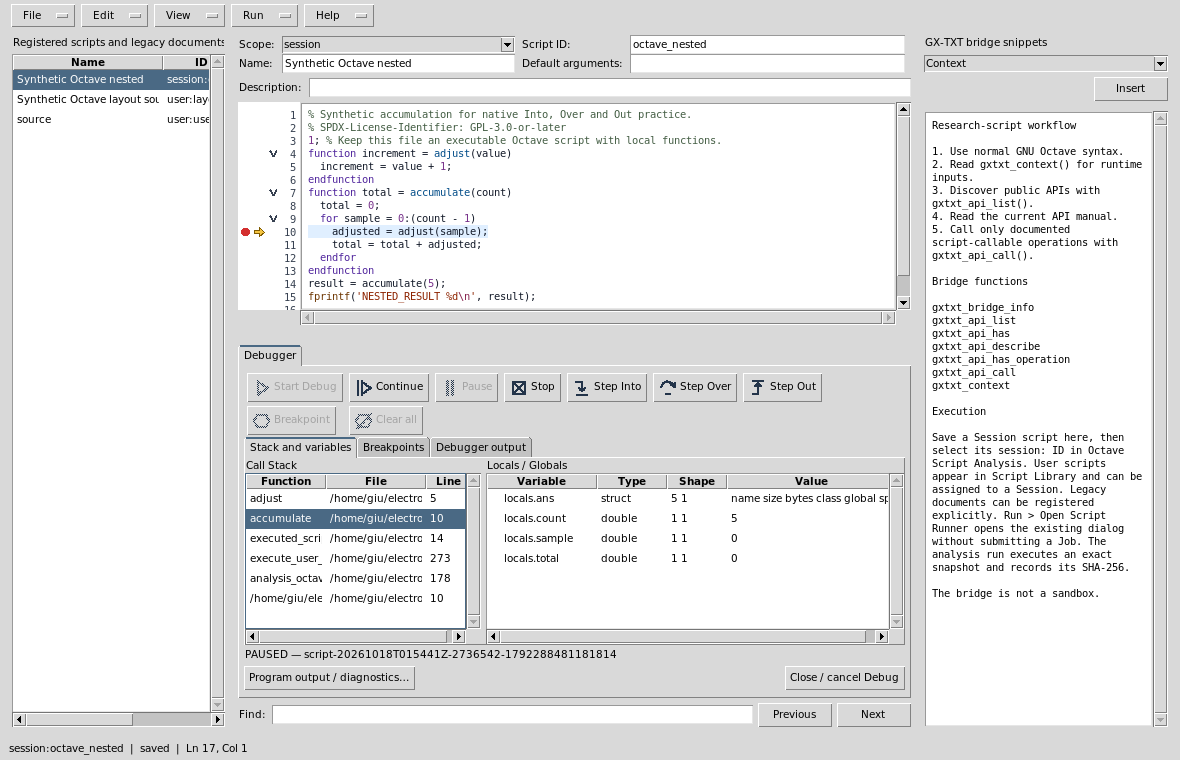
#> input picture plugins/modules/analysis.octave_script/images/caller-frame.png, 1180 x 760 px
$ python -i auto_enhancement.py   (imports and definitions only)
#> lines starting #> are read from the running program, lines starting #| are printed output that depends on the picture
#> further down, picture is the input picture: PIL image 1180x760 RGB; mean R, G, B 229.6, 229.9, 230.3
### plugins/modules/viewer.curve_digitizer/python/image_processing.py
"""Geometry-preserving ImageMagick processing for the GX-TXT Curve Digitalizer.

Original canonical image bytes, pixel coordinates, and geometric calibration are
never modified. Only allowlisted photometric operations can reach ImageMagick.
"""
# SPDX-License-Identifier: GPL-3.0-or-later
from __future__ import annotations
import hashlib
import io
import json
import math
import os
import re
import subprocess
from PIL import Image, UnidentifiedImageError

MAX_PIXELS = 90_000_000
MAX_OUTPUT_BYTES = 256 * 1024 * 1024
MAX_OPERATIONS = 30
OPERATION_KINDS = (
    "grayscale", "channel", "gamma", "brightness_contrast", "auto_level",
    "contrast_stretch", "clahe", "threshold", "median", "negate", "sharpen",
)
DEFAULT_PARAMETERS = {
    "grayscale": "", "channel": "Red", "gamma": "1.0", "brightness_contrast": "0,20",
    "auto_level": "", "contrast_stretch": "1", "clahe": "8x8+128+3",
    "threshold": "50", "median": "1", "negate": "", "sharpen": "0x1",
}

class ProcessingError(ValueError):
    pass


def _number(raw, label, minimum, maximum):
    try:
        value = float(str(raw))
    except (TypeError, ValueError):
        raise ProcessingError(f"{label} requires a numeric value.") from None
    if not math.isfinite(value) or not minimum <= value <= maximum:
        raise ProcessingError(f"{label} must be between {minimum} and {maximum}.")
    return format(value, ".12g")


def normalize_operations(operations):
    if not isinstance(operations, list) or len(operations) > MAX_OPERATIONS:
        raise ProcessingError(f"At most {MAX_OPERATIONS} processing steps are supported.")
    out = []
    for op in operations:
        if not isinstance(op, dict) or set(op) != {"kind", "value"}:
            raise ProcessingError("Each processing step requires kind and value only.")
        kind, value = op["kind"], str(op["value"]).strip()
        if kind not in OPERATION_KINDS:
            raise ProcessingError(f"Unsupported processing operation: {kind}")
        if kind in {"grayscale", "auto_level", "negate"}:
            if value:
                raise ProcessingError(f"{kind} does not accept parameters.")
        elif kind == "channel":
            if value not in {"Red", "Green", "Blue", "Luminance"}:
                raise ProcessingError("Channel must be Red, Green, Blue or Luminance.")
        elif kind == "gamma":
            value = _number(value, "Gamma", 0.05, 10)
        elif kind == "brightness_contrast":
            parts = value.split(",")
            if len(parts) != 2:
                raise ProcessingError("Brightness/contrast requires brightness,contrast.")
            value = ",".join(_number(part, "Brightness/contrast", -100, 100) for part in parts)
        elif kind == "contrast_stretch":
            value = _number(value, "Contrast stretch percentage", 0, 20)
        elif kind == "threshold":
            value = _number(value, "Threshold percentage", 0, 100)
        elif kind == "median":
            value = _number(value, "Median radius", 1, 10)
        elif kind == "clahe":
            if not re.fullmatch(r"(?:[248]|16|32)x(?:[248]|16|32)\+(?:64|128|256)\+(?:1|2|3|4|5)", value):
                raise ProcessingError("CLAHE requires WxH+bins+clip, e.g. 8x8+128+3.")
        elif kind == "sharpen":
            if not re.fullmatch(r"0x(?:0\.[1-9]|[1-4](?:\.[0-9])?)", value):
                raise ProcessingError("Sharpen requires 0xSigma in the allowed range 0.1–4.9.")
        out.append({"kind": kind, "value": value})
    return out


# [87 lines left out: functions command_arguments, image_fingerprint, apply_processing, metadata, not called in this run]

### plugins/modules/viewer.curve_digitizer/python/auto_enhancement.py
# SPDX-License-Identifier: GPL-3.0-or-later
"""Conservative data-only ImageMagick filter recommendation for raster tracing.

The score is a heuristic for visible features, NOT metrological fidelity or a
scientific quality score. It never modifies the image or publishes a Dataset.
All returned operations are validated by image_processing.normalize_operations.
"""
from __future__ import annotations
import numpy as np
from PIL import Image, ImageFilter, ImageEnhance, ImageOps
from image_processing import normalize_operations


def _sample(image):
    out=image.convert('RGB')
    out.thumbnail((640,640),Image.Resampling.LANCZOS)
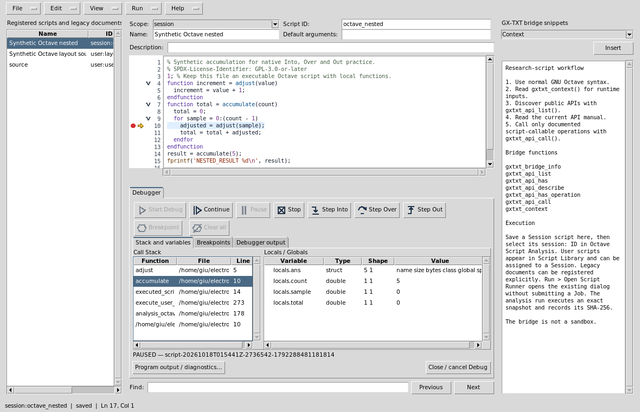
#> out: PIL image 640x412 RGB; mean R, G, B 229.1, 229.5, 229.9
    return out


def _score(image):
    gray=np.asarray(image.convert('L'),dtype=np.float32)/255.
    h,w=gray.shape
    dy=np.abs(np.diff(gray,axis=0));dx=np.abs(np.diff(gray,axis=1))
    strength=np.concatenate((dy.ravel(),dx.ravel()))
    p=np.percentile(strength,[45,85,97])
    # Reward coherent mid-strength edges while suppressing noise and saturation.
    contrast=np.percentile(gray,95)-np.percentile(gray,5)
    saturated=float(((gray<.015)|(gray>.985)).mean())
    high_frequency=max(0,float(p[2]-p[1]))
    return float(1.3*p[1]+.6*contrast-.7*high_frequency-.16*saturated)


def recommend(image, *, preserve_color=True):
    """Return a validated, non-destructive suggestion plus its rationale.

    The candidates intentionally avoid threshold, heavy denoising, inversion,
    cropping, resampling, sharpening above 1 sigma and geometric changes.
    """
    source=_sample(image)
    arr=np.asarray(source,dtype=np.float32)
    channel_spread=float(np.mean(np.std(arr,axis=2)))
#> channel_spread = 0.411
    g=source.convert('L')
    values=np.asarray(g,dtype=np.uint8)
    p5,p50,p95=np.percentile(values,[5,50,95])
#> p5 = 164; p50 = 237; p95 = 255
    candidates=[]
    def add(label,ops,preview):
        candidates.append((label,normalize_operations(ops),_score(preview)))
#> in _score, `p=np.percentile(strength,[45,85,97])`: p = [0, 0.0627, 0.29]
#> in _score, `contrast=np.percentile(gray,95)-np.percentile(gray,5)`: contrast = 0.357
#> in _score, `saturated=float(((gray<.015)|(gray>.985)).mean())`: saturated = 0.477
#> in _score, `high_frequency=max(0,float(p[2]-p[1]))`: high_frequency = 0.227
    add('original',[],g)
    if p95-p5<185:
        add('auto levels',[{'kind':'auto_level','value':''}],ImageOps.autocontrast(g,cutoff=0))
    if p50>145:
        add('gentle gamma',[{'kind':'gamma','value':'0.9'}],g.point(lambda x:round(255*(x/255.)**(1/.9))))
    elif p50<95:
        add('gentle gamma',[{'kind':'gamma','value':'1.1'}],g.point(lambda x:round(255*(x/255.)**(1/1.1))))
    # PIL local contrast is only a proxy for ImageMagick CLAHE, never an exact
    # representation of the final processed image. The real pipeline is still
    # executed and previewed by the canonical ImageMagick subprocess.
    equal=ImageOps.equalize(g)
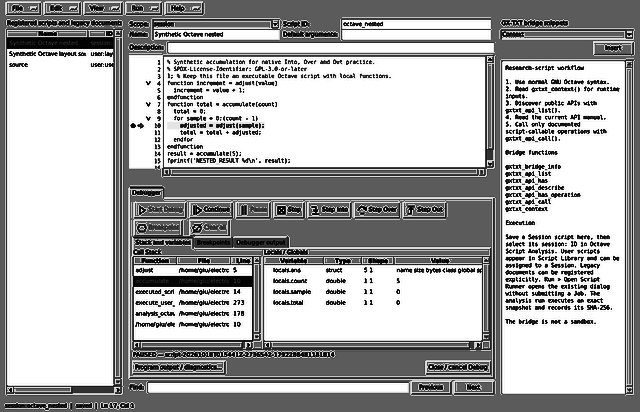
#> equal: PIL image 640x412 L; min 0, max 255, mean 173.9
    blend=Image.blend(g,equal,.33)
    add('local contrast',[{'kind':'clahe','value':'8x8+128+2'}],blend)
#> in _score (call 4), `dx = np.abs(np.diff(gray, axis=1))`:
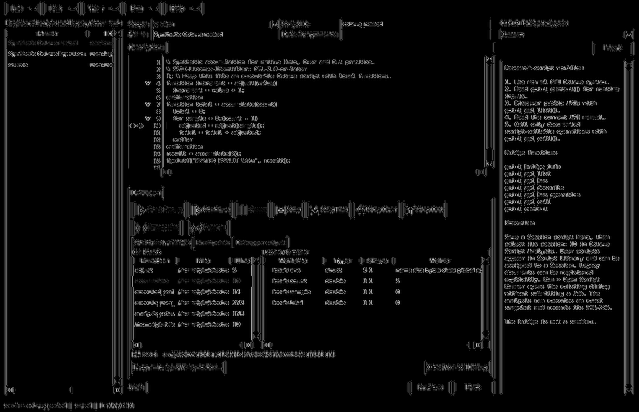
#> dx: shape (412, 639) float32; min 0, max 0.937, mean 0.0461
#> in _score (call 4), `p=np.percentile(strength,[45,85,97])`: p = [0, 0.133, 0.42]
#> in _score (call 4), `contrast=np.percentile(gray,95)-np.percentile(gray,5)`: contrast = 0.541
#> in _score (call 4), `saturated=float(((gray<.015)|(gray>.985)).mean())`: saturated = 0.443
#> in _score (call 4), `high_frequency=max(0,float(p[2]-p[1]))`: high_frequency = 0.286
    add('local contrast + gentle sharpening',[
        {'kind':'clahe','value':'8x8+128+2'}, {'kind':'sharpen','value':'0x0.7'}],
        blend.filter(ImageFilter.UnsharpMask(radius=.7,percent=45,threshold=4)))
    if p95-p5<150:
        stretched=ImageOps.autocontrast(g,cutoff=.7)
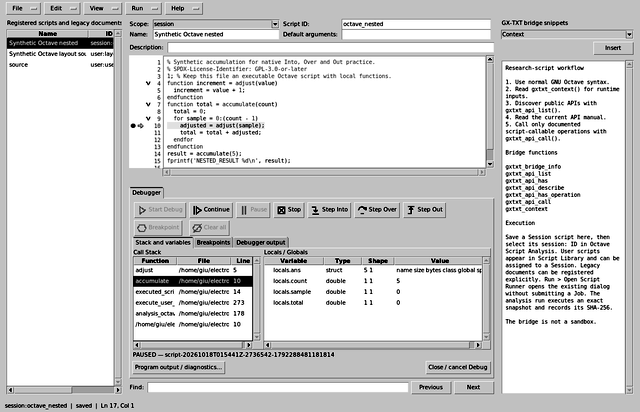
#> stretched: PIL image 640x412 L; min 0, max 255, mean 213
        add('auto levels + local contrast',[
            {'kind':'auto_level','value':''},{'kind':'clahe','value':'8x8+128+2'}],
            Image.blend(stretched,ImageOps.equalize(stretched),.30))
#> in _score (call 6), `gray=np.asarray(image.convert('L'),dtype=np.float32)/255.`:
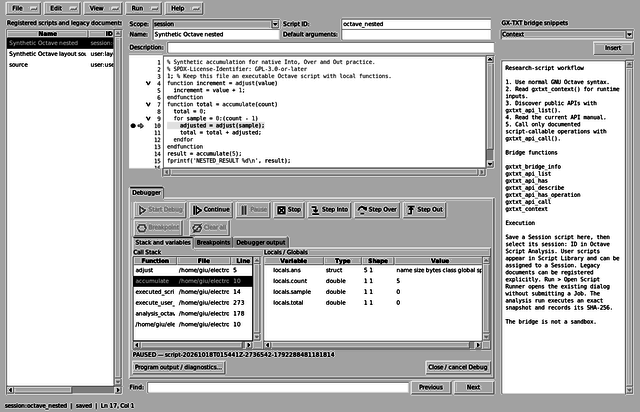
#> gray: shape (412, 640) float32; min 0, max 1, mean 0.788
#> in _score (call 6), `dy = np.abs(np.diff(gray, axis=0))`:
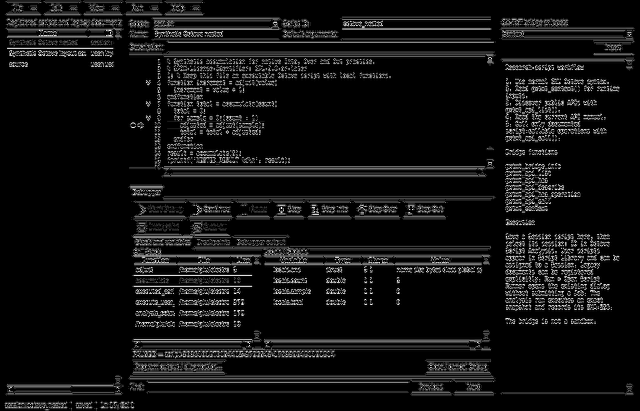
#> dy: shape (411, 640) float32; min 0, max 1, mean 0.0722
#> in _score (call 6), `dx = np.abs(np.diff(gray, axis=1))`:
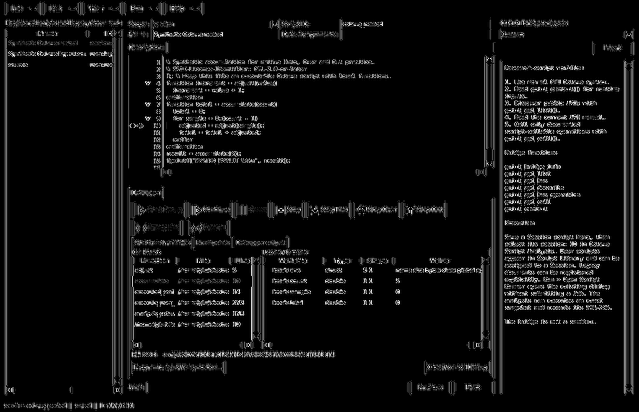
#> dx: shape (412, 639) float32; min 0, max 1, mean 0.0572
#> in _score (call 6), `p=np.percentile(strength,[45,85,97])`: p = [0, 0.161, 0.522]
#> in _score (call 6), `contrast=np.percentile(gray,95)-np.percentile(gray,5)`: contrast = 0.682
#> in _score (call 6), `saturated=float(((gray<.015)|(gray>.985)).mean())`: saturated = 0.453
#> in _score (call 6), `high_frequency=max(0,float(p[2]-p[1]))`: high_frequency = 0.361
    scores=[v[2] for v in candidates]
#> scores = [0.0602, 0.0602, 0.0731, 0.227, 0.247, 0.293]
    best_index=int(np.argmax(scores))
#> best_index = 5
    # Do not recommend pointless changes when improvements are tiny.
    if best_index and scores[best_index]-scores[0]<.012:
        best_index=0
    name,operations,score=candidates[best_index]
#> name = 'auto levels + local contrast'; operations = 2 items; score = 0.293
    if not operations:
        # "Try" should still allow an explicitly visible, gentle candidate
        # if the baseline already has sufficient contrast.
        operations=[{'kind':'sharpen','value':'0x0.5'}]
        name='gentle sharpening (no clear automatic improvement detected)'
    # Multicolour traces need preservation: grayscale is never imposed.
    detail=f'Heuristic: {name}; source contrast p5–p95={p95-p5:.0f}/255, median={p50:.0f}/255; '
    detail+='colour information preserved.' if channel_spread>6 and preserve_color else 'no geometric transformation.'
    return normalize_operations(operations),detail

>>> from PIL import Image
>>> picture = Image.open('../../analysis.octave_script/images/caller-frame.png')
>>> result = recommend(picture)

$ run again, on plugins/modules/analysis.octave_script/images/dev108-library-metadata.png
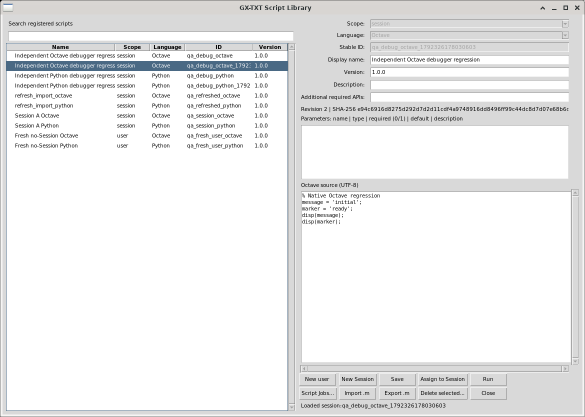
#> input picture plugins/modules/analysis.octave_script/images/dev108-library-metadata.png, 1170 x 834 px (shown at 1/2 size)
#> picture is the input picture: PIL image 1170x834 RGB; mean R, G, B 237, 237.3, 237.6
#> in _sample, `out.thumbnail((640,640),Image.Resampling.LANCZOS)`:
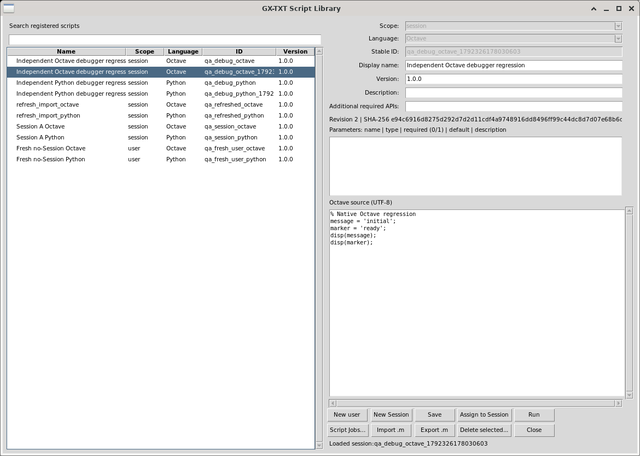
#> out: PIL image 640x456 RGB; mean R, G, B 236.8, 237.1, 237.4
#> channel_spread = 0.43
#> p5 = 174; p50 = 255
#> p = [0, 0.0118, 0.247]
#> contrast = 0.318
#> saturated = 0.649
#> high_frequency = 0.235
#> in _score (call 6), `dx = np.abs(np.diff(gray, axis=1))`:
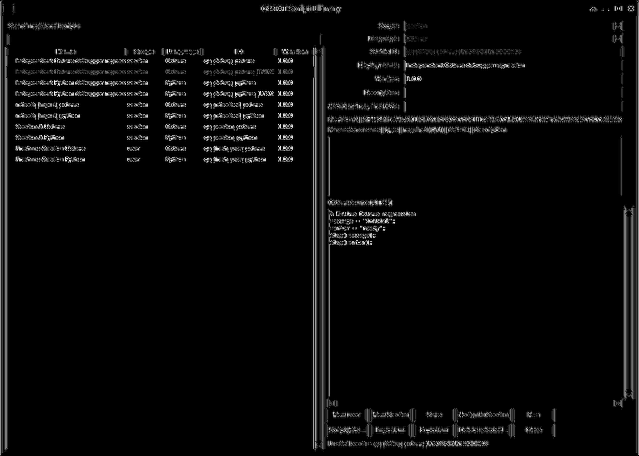
#> dx: shape (456, 639) float32; min 0, max 1, mean 0.0345
#> p = [0, 0.0392, 0.467]
#> contrast = 0.627
#> saturated = 0.636
#> high_frequency = 0.427
#> scores = [-0.0627, -0.0627, -0.0572, 0.0107, -0.00866, 0.0264]
#> best_index = 5
#> name = 'auto levels + local contrast'; operations = 2 items; score = 0.0264
